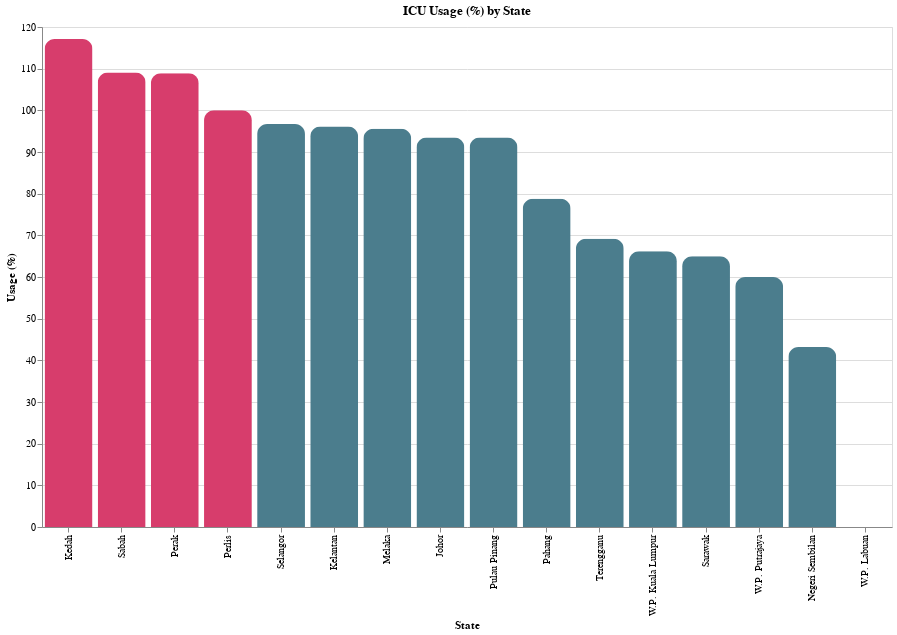

Notebook source saved alongside this figure:
### Code cell
#Plotting bar chart for ICU usage by state

bar = alt.Chart(icu_usage_by_state).mark_bar(
    #To give the bars a rounded edge
    cornerRadiusTopLeft=10,
    cornerRadiusTopRight=10
).encode(
    #Sorting the values
    x=alt.X('State', sort='-y'),
    y='Usage (%)',
    color=alt.condition(
        alt.datum['Usage (%)'] >= 100,
        alt.value('#d73d6c'),
        alt.value('#4b7d8d')
    )
).properties(width=850, height=500, title='ICU Usage (%) by State')

bar

### Figure 1 — Vega-Lite specification as saved in the notebook (floating-point values rounded to 4 significant figures)
{"config": {"view": {"continuousWidth": 400, "continuousHeight": 300}}, "data": {"name": "data-0a98c4b908da3c6ae959525c9f053a95"}, "mark": {"type": "bar", "cornerRadiusTopLeft": 10, "cornerRadiusTopRight": 10}, "encoding": {"color": {"condition": {"value": "#d73d6c", "test": "(datum['Usage (%)'] >= 100)"}, "value": "#4b7d8d"}, "x": {"type": "nominal", "field": "State", "sort": "-y"}, "y": {"type": "quantitative", "field": "Usage (%)"}}, "height": 500, "title": "ICU Usage (%) by State", "width": 850, "$schema": "https://vega.github.io/schema/vega-lite/v4.8.1.json", "datasets": {"data-0a98c4b908da3c6ae959525c9f053a95": [{"State": "Kedah", "Beds": 105, "Patients": 123, "Usage (%)": 117.1}, {"State": "Sabah", "Beds": 143, "Patients": 156, "Usage (%)": 109.1}, {"State": "Perak", "Beds": 90, "Patients": 98, "Usage (%)": 108.9}, {"State": "Perlis", "Beds": 11, "Patients": 11, "Usage (%)": 100.0}, {"State": "Selangor", "Beds": 335, "Patients": 324, "Usage (%)": 96.7}, {"State": "Kelantan", "Beds": 77, "Patients": 74, "Usage (%)": 96.1}, {"State": "Melaka", "Beds": 90, "Patients": 86, "Usage (%)": 95.6}, {"State": "Johor", "Beds": 108, "Patients": 101, "Usage (%)": 93.5}, {"State": "Pulau Pinang", "Beds": 77, "Patients": 72, "Usage (%)": 93.5}, {"State": "Pahang", "Beds": 66, "Patients": 52, "Usage (%)": 78.8}, {"State": "Terengganu", "Beds": 39, "Patients": 27, "Usage (%)": 69.2}, {"State": "W.P. Kuala Lumpur", "Beds": 210, "Patients": 139, "Usage (%)": 66.2}, {"State": "Sarawak", "Beds": 120, "Patients": 78, "Usage (%)": 65.0}, {"State": "W.P. Putrajaya", "Beds": 20, "Patients": 12, "Usage (%)": 60.0}, {"State": "Negeri Sembilan", "Beds": 88, "Patients": 38, "Usage (%)": 43.2}, {"State": "W.P. Labuan", "Beds": 18, "Patients": 0, "Usage (%)": 0.0}]}}
